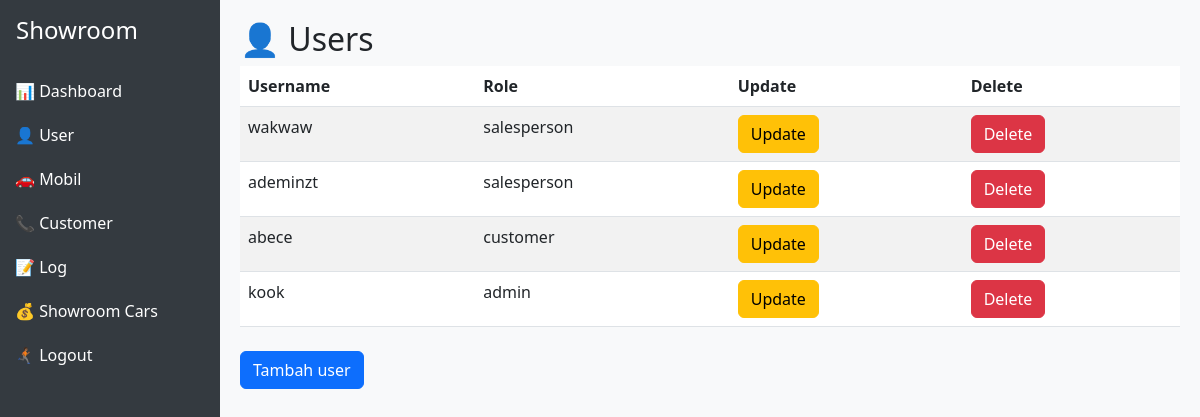
Page /dashboard/user_list/ (signed in) on the earlier database version.
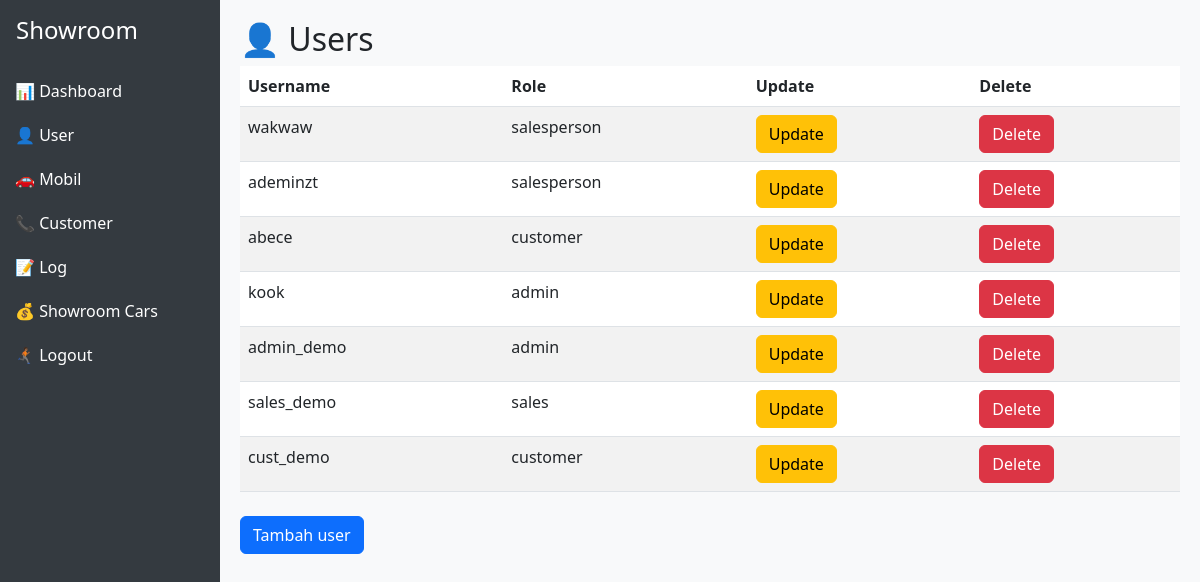
Same page on the later database version.
### users/models.py (models this page shows, shortened)
class User(AbstractUser):
    ROLE_CHOICES = (
        ("admin", "Admin"),
        ("salesperson", "Salesperson"),
        ("customer", "Customer"),
    )
    role = models.CharField(max_length=20, choices=ROLE_CHOICES, default="customer")

### cars/views.py (the view)
    def wrapper(request, *args, **kwargs):
        if request.user.is_authenticated and (request.user.is_superuser or request.user.role in ["admin"]):
            return view_func(request, *args, **kwargs)
        return redirect("carList")

### cars/views.py (called while the page is built)
def admin_required(view_func):
    def wrapper(request, *args, **kwargs):
        if request.user.is_authenticated and (request.user.is_superuser or request.user.role in ["admin"]):
            return view_func(request, *args, **kwargs)
        return redirect("carList")
    return wrapper

### users/views.py (called while the page is built)
@admin_required
def userlist_view(request):
    context = {
        'users' : User.objects.all()
    }
    return render(request,'users/user_index.html',context)

### users/templates/users/user_index.html
{% extends "base.html" %}
{% block content %}
<h2>👤 Users</h2>
<table class="table table-striped">
  <thead>
    <tr>
      <th>Username</th>
      <th>Role</th>
      <th>Update</th>
      <th>Delete</th>
    </tr>
  </thead>
  <tbody>
    {% for user in users %}
    <tr>
      <td>{{ user.username }}</td>
      <td>{{ user.role }}</td>
      <td><a href="{% url 'update_user' user.id %}" class="btn btn-warning">Update</td>
      <td><a href="{% url 'delete_user' user.id %}" class="btn btn-danger">Delete</td>
    </tr>
    {% endfor %}
  </tbody>
</table>
<a href="{% url 'register'%}" class="btn btn-primary mt-2">Tambah user</a>
{% endblock content %}

### templates/base.html (shortened to what this page needs)
<!DOCTYPE html>
<html lang="id">
<head>
  <link href="https://cdn.jsdelivr.net/npm/bootstrap@5.3.0/dist/css/bootstrap.min.css" rel="stylesheet">
</head>
<body>
  <div class="sidebar">
    <h4 class="p-3">Showroom</h4>
    <a href="{% url 'dashboard' %}">📊 Dashboard</a>
    <a href="{% url 'dashboard_user_list' %}">👤 User</a>
    <a href="{% url 'dashboard_car_list' %}">🚗 Mobil</a>
    <a href="{% url 'dashboard_customer_list' %}">📞 Customer</a>
    <a href="">📝 Log</a>
    <a href="{% url 'carList' %}">💰 Showroom Cars</a>
    <a href="{% url 'logout' %}">🏃🏾‍➡️ Logout</a>
  </div>
  <div class="content">
    {% block content %}{% endblock %}
  </div>
</body>
</html>

### templates/base.html (style rules this page uses)
body { min-height: 100vh; display: flex; }
.sidebar { width: 220px; background: #343a40; color: white; }
.sidebar a { color: white; text-decoration: none; display: block; padding: 10px 15px; }
.content { flex-grow: 1; padding: 20px; background: #f8f9fa; }

Differences in the rows shown:
added User: username "admin_demo", role "admin"
added User: username "sales_demo", role "sales"
added User: username "cust_demo", role "customer"
